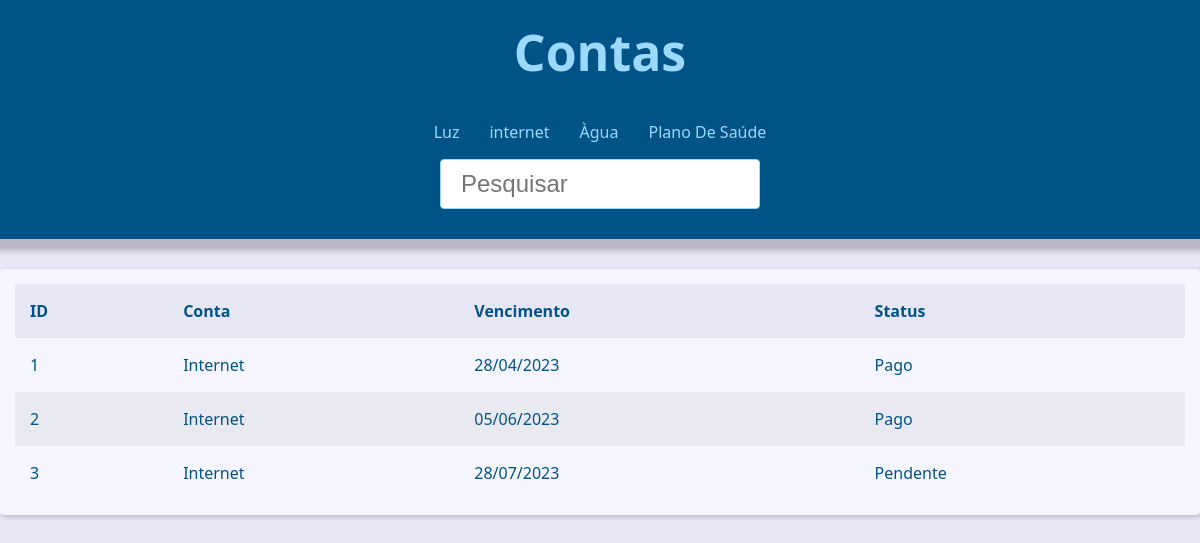
/categoria/Internet, run on the app's committed database.
### ContasCategorias/models.py (models this page shows, shortened)
class Internet(models.Model):
    class Meta:
        verbose_name = 'Internet'
        verbose_name_plural = 'Internet'
    Nome_conta = models.CharField(max_length=65)
    vencimento = models.CharField(max_length=65)
    status = models.CharField(max_length=65, default='')
    valor = models.CharField(max_length=65, default='')

### contas/views.py (the view)
# urls.py: path('categoria/Internet', internet, name='internet'),
def internet(request):
    conta_internet = (
        Internet
        .objects
        .all()
    )
    return render(
        request,
        'contas/contas_categorias/internet.html',
        {
            'internet': conta_internet,
        }
    )

### contas/templates/contas/contas_categorias/internet.html
{% extends 'global/base.html' %}
{% block content %}
{% if internet %}
    <div class="responsive-table">
        <table class="contacts-table">
            <thead>
                <tr class="table-row table-row-header">
                    <th class="table-header">ID</th>
                    <th class="table-header">Conta</th>
                    <th class="table-header">Vencimento</th>
                    <th class="table-header">Status</th>
                </tr>
            </thead>
            <tbody>
                {% for net in internet %}
                    <tr class="table-row">
                        <td class="table-cel">
                            {{ net.id }}
                        </td>
                        <td class="table-cel">
                            {% if net.Nome_conta == "Internet" %}
                                <a
                                class="table-link"
                                target="_blank"
                                href="https://fnx.adsnet-telecom.net.br/central/index.hhvm"
                                >
                            {% elif net.Nome_conta == "Luz" %}
                                <a
                                class="table-link"
                                target="_blank"
                                href="https://agenciavirtual.light.com.br/AGV_Segunda_Via_VW/Segunda_Via.aspx"
                                >
                            {% elif net.Nome_conta == "Agua" %}
                                <a
                                class="table-link"
                                target="_blank"
                                href="https://agenciavirtual.riomaissaneamento.com.br/servicos/segunda-via/"
                                >
                            {% elif net.Nome_conta == "Plano de saude" %}
                                <a
                                class="table-link"
                                target="_blank"
                                href="https://www.unimedvr.com.br/servicos/php/boleto2via/"
                                >
                            {% else %}
                                <a
                                class="table-link"
                                target="_blank"
                                href="#"
                                >
                            {% endif %}
                                {{ net.Nome_conta }}
                            </a>
                        </td>
                        <td class="table-cel">
                            {{ net.vencimento }}
                        </td>
                        <td class="table-cel">
                            {{ net.status }}
                        </td>
                    </tr>
                {% endfor %}
            </tbody>
        </table>
    </div>
{% else %}
<div class="single-contact">
    <h1 class="single-contact-name">
        Nada foi encontrado!
    </h1>
</div>
{% endif %}
{% endblock content %}

### base_static/global/css/style.css (style rules this page uses)
:root { --spacing: 1.5rem; --link-dark-color: rgb(0, 83, 134); --link-light-color: rgb(156, 217, 255); --clr-white: rgb(245, 245, 255); --clr-black: rgb(0, 83, 134); --clr-light-gray: rgb(230, 230, 245); --clr-dark-shadow-5: rgba(0, 0, 10, 5%); --clr-dark-shadow-10: rgba(0, 0, 10, 10%); --clr-dark-shadow-20: rgba(0, 0, 10, 20%); --clr-light-shadow-5: rgba(200, 200, 255, 5%); --clr-light-shadow-10: rgba(200, 200, 255, 10%); --clr-light-shadow-20: rgba(200, 200, 255, 20%); --main-page-width: 120rem; --table-min-width: 60rem; --biggest-font-size: 5rem; --bigger-font-size: 4rem; --big-font-size: 3.2rem; --medium-font-size: 2.4rem; --small-font-size: 1.6rem; --smaller-font-size: 1.4rem; --smallest-font-size: 1.2rem; --transition-fast: 300ms; --transition-medium: 600ms; --transition-slow: 1s; --default-border-radius: 4px; }
*, *::before, *::after { margin: 0; padding: 0; box-sizing: border-box; }
html { font-size: 62.5%; }
body { font-family: system-ui, -apple-system, BlinkMacSystemFont, 'Segoe UI', Roboto, Oxygen, Ubuntu, Cantarell, 'Open Sans', 'Helvetica Neue', sans-serif; line-height: 1.5; font-size: var(--small-font-size); color: var(--clr-black); -webkit-font-smoothing: antialiased; background: var(--clr-light-gray); }
.responsive-table { width: 100%; overflow-x: auto; }
.contacts-table { width: 100%; min-width: var(--table-min-width); border-collapse: collapse; }
.table-row { text-align: left; text-overflow: ellipsis; transition: background-color var(--transition-fast) ease-in-out; }
.table-row:nth-of-type(2n) { background: var(--clr-dark-shadow-5); }
.table-row-header { background: var(--clr-light-gray); color: var(--clr-black); }
.table-cel, .table-header { padding: var(--spacing); }
.table-link { color: var(--link-dark-color); transition: color var(--transition-fast) ease-in-out; text-decoration: none; }

### data on the page
Internet: id "1", Nome_conta "Internet", vencimento "28/04/2023", status "Pago"
Internet: id "2", Nome_conta "Internet", vencimento "05/06/2023", status "Pago"
Internet: id "3", Nome_conta "Internet", vencimento "28/07/2023", status "Pendente"
